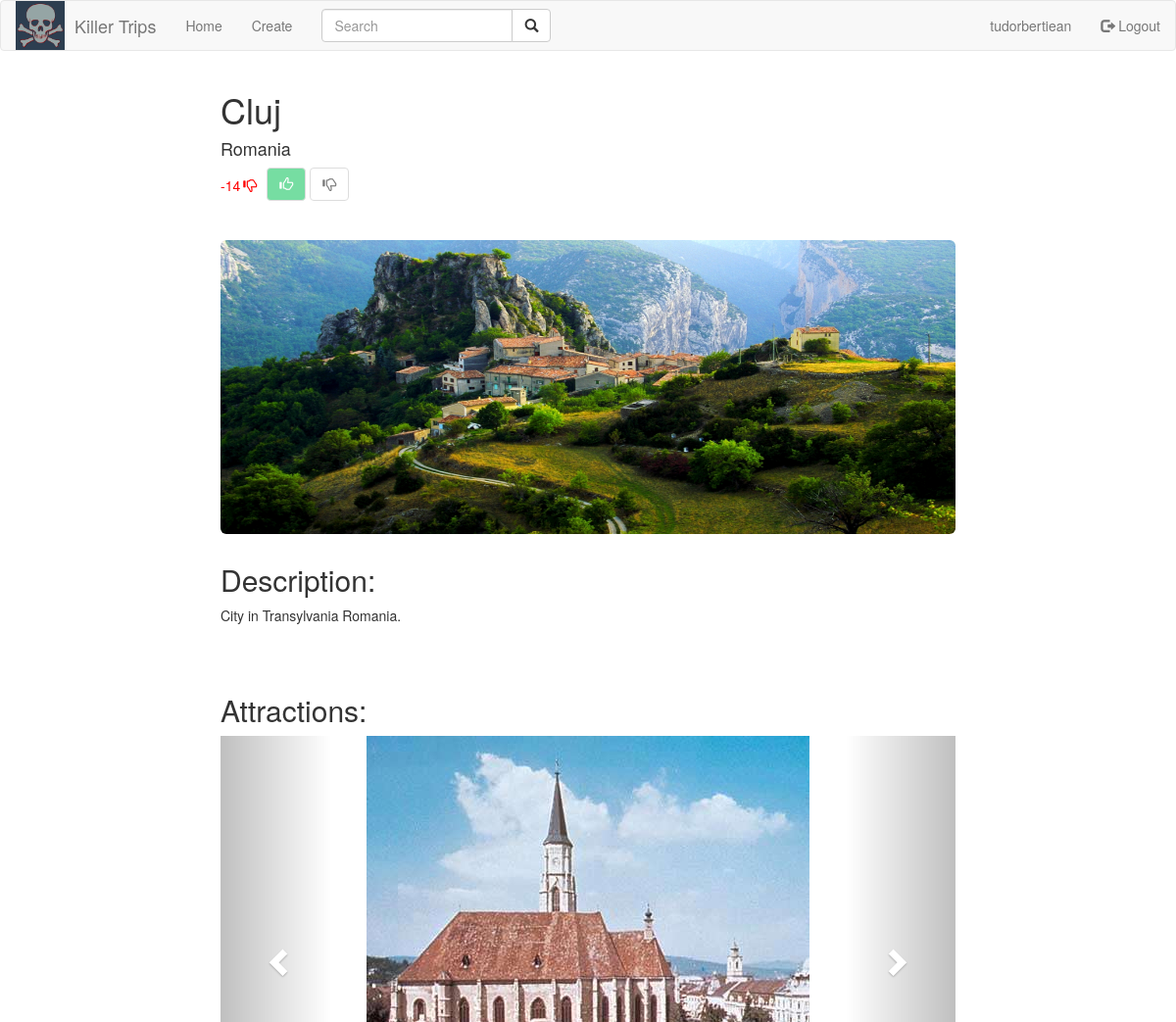
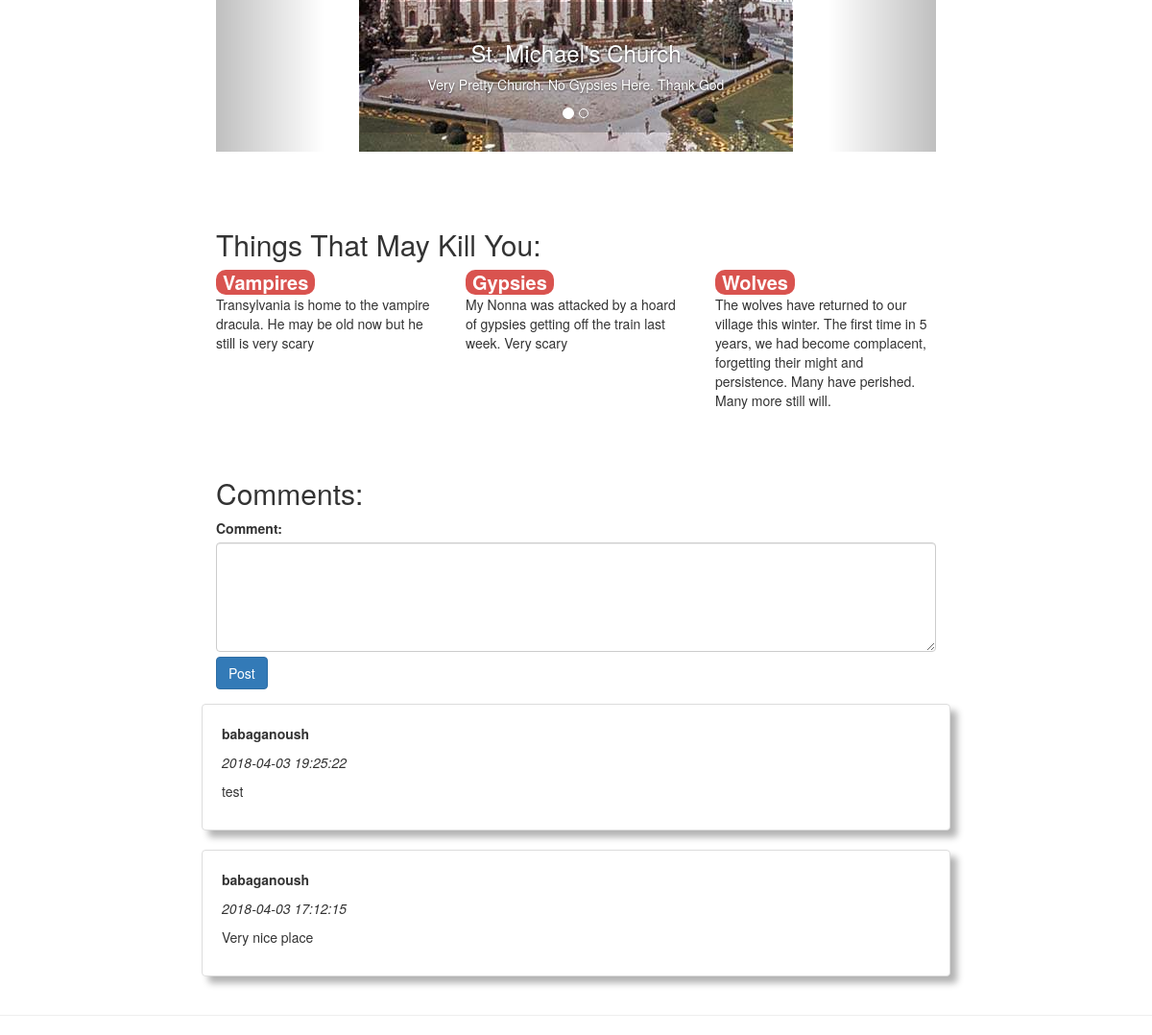
The page /src/views/city.php?cityid=46 (signed in) on the database as committed earlier (2 pictures, top to bottom).
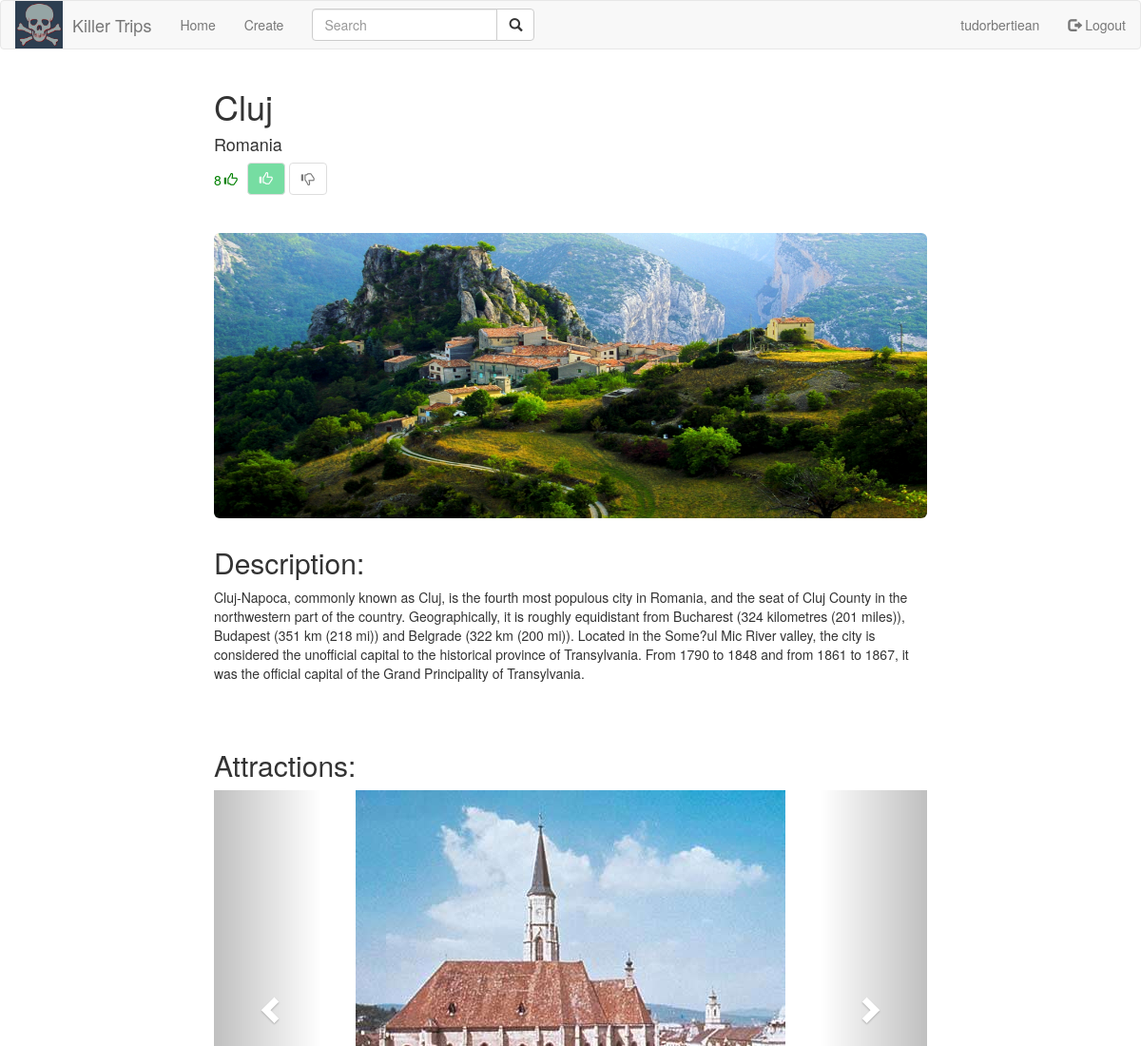
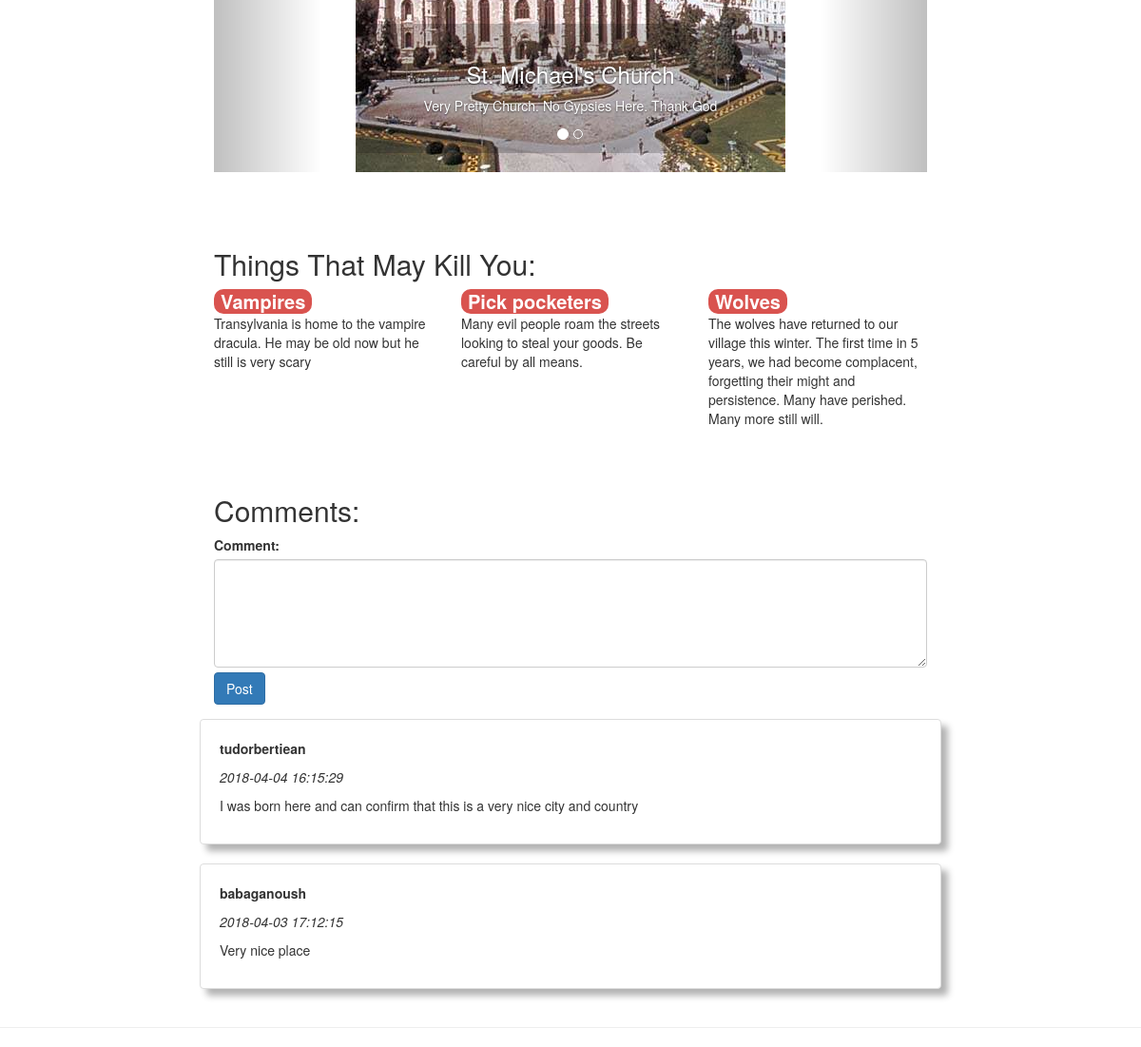
The same page on the database as committed later (2 pictures, top to bottom).
### tables this page shows
CREATE TABLE `cities` (
  `cityid` int(11) NOT NULL,
  `city` varchar(100) NOT NULL,
  `description` varchar(1000) NOT NULL,
  `country` varchar(100) NOT NULL,
  `image` varchar(200) NOT NULL,
  `date` timestamp NOT NULL DEFAULT CURRENT_TIMESTAMP
);

CREATE TABLE `attractions` (
  `attractionid` int(11) NOT NULL,
  `image` varchar(200) NOT NULL,
  `name` varchar(200) NOT NULL,
  `description` varchar(1000) NOT NULL,
  `cityid` int(11) NOT NULL,
  `date` timestamp NOT NULL DEFAULT CURRENT_TIMESTAMP
);

CREATE TABLE `killinfo` (
  `killid` int(11) NOT NULL,
  `cityid` int(11) NOT NULL,
  `date` timestamp NOT NULL DEFAULT CURRENT_TIMESTAMP,
  `killtext` text NOT NULL,
  `killname` varchar(100) NOT NULL
);

CREATE TABLE `comments` (
  `commentid` int(11) NOT NULL,
  `date` timestamp NOT NULL DEFAULT CURRENT_TIMESTAMP,
  `userid` int(11) NOT NULL,
  `comment` varchar(400) NOT NULL,
  `cityid` int(11) NOT NULL
);

CREATE TABLE `users` (
  `userid` int(11) NOT NULL,
  `username` varchar(32) NOT NULL,
  `password` varchar(64) NOT NULL,
  `permission` varchar(32) NOT NULL
);

### src/php/Cities.php (called while the page is built, shortened)
<?php
class Cities {
    public static function getCityById($id){
		try {
            $db = Database::getConnection();
            $queryString = "SELECT * FROM `cities` WHERE `cityid` = $id";
            $result = $db->query($queryString);
            if (($result->num_rows)>0){
                $city = $result->fetch_assoc();
            } else {
                header("Location: /killer-trips/src/views/404.php");
            }
            return $city;
        }
        catch(mysqli_sql_exception $e){
            echo "Connection failed: " . $e->getMessage();
        }
    }
}
?>

### src/php/Votes.php (called while the page is built, shortened)
<?php
class Votes {
	public static function getVotesForCity($cityid){
		try {
            $db = Database::getConnection();
            $queryString = "SELECT count(case when cityid = $cityid and score = 1 then 1 end) as upvote, count(case when cityid = $cityid and score = -1 then 1 end) as downvote FROM vote";
            $result = $db->query($queryString);
            $row = $result->fetch_assoc();
            $upvotes = $row["upvote"];
            $downvote = $row["downvote"];
            $difference = (int)$upvotes - (int)$downvote;
        }
        catch(mysqli_sql_exception $e){
            echo "Connection failed: " . $e->getMessage();
        }
        return $difference;
    }
    public static function hasUserVoted($cityid, $userid){
		try {
            $db = Database::getConnection();
            $hasvoted = 0;
            $queryString = "SELECT * FROM `vote` where cityid = $cityid and userid = $userid";
            $result = $db->query($queryString);
            $row = mysqli_fetch_assoc($result);
            if ($result->num_rows > 0){
                $hasvoted = $row["score"];
            }
        }
        catch(mysqli_sql_exception $e){
            echo "Connection failed: " . $e->getMessage();
        }
        return (int)$hasvoted;
    }
}
?>

### src/php/Attractions.php (called while the page is built, shortened)
<?php
class Attractions {
	public static function getAttractionsForCity($cityid){
		try {
            $db = Database::getConnection();
            $queryString = "SELECT * FROM `attractions` WHERE `cityid` = $cityid";
            $result = $db->query($queryString);
            $rows = array();
            while ($row = $result->fetch_assoc()) {
                array_push($rows, $row);
            }
        }
        catch(mysqli_sql_exception $e){
            echo "Connection failed: " . $e->getMessage();
        }
        return $rows;
    }
}
?>

### src/php/KillInfo.php (called while the page is built, shortened)
<?php
class KillInfo {
	public static function getKillInfoForCity($cityid){
		try {
            $db = Database::getConnection();
            $queryString = "SELECT * FROM `killinfo` WHERE `cityid` = $cityid";
            $result = $db->query($queryString);
            $rows = array();
            while ($row = $result->fetch_assoc()) {
                array_push($rows, $row);
            }
        }
        catch(mysqli_sql_exception $e){
            echo "Connection failed: " . $e->getMessage();
        }
        return $rows;
    }
}
?>

### src/php/Comments.php (called while the page is built, shortened)
<?php
class Comments {
	public static function getCommentsForCity($cityid){
		try {
            $db = Database::getConnection();
            $queryString = "SELECT * FROM `comments` WHERE `cityid` = $cityid ORDER BY `date` DESC";
            $result = $db->query($queryString);
            $rows = array();
            while ($row = $result->fetch_assoc()) {
                array_push($rows, $row);
            }
        }
        catch(mysqli_sql_exception $e){
            echo "Connection failed: " . $e->getMessage();
        }
        return $rows;
    }
}
?>

### src/php/User.php (called while the page is built, shortened)
<?php
class User {
	public static function getUserById($userid){
		try {
            $db = Database::getConnection();
            $queryString = "SELECT * FROM `users` WHERE `userid` = $userid";
            $result = $db->query($queryString);
            $user = $result->fetch_assoc();
        }
        catch(mysqli_sql_exception $e){
            echo "Connection failed: " . $e->getMessage();
        }
        return $user;
    }
}
?>

### src/views/city.php (the view, shortened to what the changed rows need)
<?php
    include("../php/Cities.php");
    include("../php/Attractions.php");
    include("../php/KillInfo.php");
    include("../php/Comments.php");
    include("../php/Votes.php");
    $city = Cities::getCityById($_GET["cityid"]);
    $hasvoted = Votes::hasUserVoted($_GET["cityid"], $_SESSION['userid']);
    $votescore = Votes::getVotesForCity($_GET["cityid"]);
    $attractions = Attractions::getAttractionsForCity($_GET["cityid"]);
    $killinfo = KillInfo::getKillInfoForCity($_GET["cityid"]);
    $comments = Comments::getCommentsForCity($_GET["cityid"]);
?>
<!DOCTYPE html>
    <head>
        <link rel="stylesheet" href="https://maxcdn.bootstrapcdn.com/bootstrap/3.3.7/css/bootstrap.min.css">
        <link rel="stylesheet" href="../css/cities.css">
    </head>
    <body>
      <div class="container">
        <div class="row row-offcanvas row-offcanvas-right">
          <div class="col-md-offset-2 col-md-8">
            <h1><?php echo $city["city"]?></h1>
            <h4><?php echo $city["country"]?></h4>
            <p class="votescore" style="color: <?PHP echo ($votescore >= 0)? 'green': 'red'; ?>"><?php echo $votescore?></p>
            <span class="voteicon" style="color: <?PHP echo ($votescore >= 0)? 'green': 'red'; ?>"><i class="glyphicon <?PHP echo ($votescore >= 0)? 'glyphicon-thumbs-up': 'glyphicon-thumbs-down'; ?>"></i></span>
            <?php
            if (isset($_SESSION['loggedin']) && $_SESSION['loggedin'] == true){
                ?>
              <div class="votebuttons">
                <button class="btn btn-default up-button <?PHP echo ($hasvoted == 1)? "disabled hasvoted":(($hasvoted==-1)?"disabled":""); ?>" type="submit">
                </button>
                <button class="btn btn-default down-button <?PHP echo ($hasvoted == 1)? "disabled":(($hasvoted==-1)?"disabled hasvoted":""); ?>" type="submit">
                </button>
              </div>
              <?php
            }
            ?>
            <br>
            <br>
            <div class="jumbotron" style="background-image: url(../images/<?php echo $city["image"]?>);"></div>
            <h2>Description:</h2>
            <p><?php echo $city["description"]?></p>
            <br>
            <br>
            <h2>Attractions:</h2>
            <div id="attractionCarousel" class="carousel slide" data-interval="false">
              <ol class="carousel-indicators">
                <?php
                    $arrlength = count($attractions);
                    for($x = 0; $x < $arrlength; $x++) {
                      ?>
                      <li data-target="#myCarousel" data-slide-to="<?php $x ?>" class="<?PHP echo ($x == 0)? 'active': ''; ?>"></li>
                      <?php
                    }
                ?>
              </ol>
              <div class="carousel-inner">
              <?php
                    $arrlength = count($attractions);
                    for($x = 0; $x < $arrlength; $x++) {
                      $attraction = $attractions[$x];
                      ?>
                      <div class="item <?PHP echo ($x == 0)? 'active': ''; ?>">
                        <img src="../images/attractions/<?php echo $attraction['image'] ?>">
                        <div class="carousel-caption">
                          <h3><?php echo $attraction["name"]?></h3>
                          <p><?php echo $attraction['description'] ?></p>
                        </div>
                      </div>
                    <?php
                    }
                ?>
              </div>
              <a class="left carousel-control" href="#attractionCarousel" data-slide="prev">
              </a>
              <a class="right carousel-control" href="#attractionCarousel" data-slide="next">
              </a>
            </div>
            <br>
            <br>
            <br>
            <h2>Things That May Kill You:</h2>
            <div class="row">
              <?php
                $arrlength = count($killinfo);
                for($x = 0; $x < $arrlength; $x++) {
                  $info = $killinfo[$x];
                  ?>
                  <div class="col-6 col-lg-4 city">
                    <strong><span class="badge progress-bar-danger"><?php echo $info['killname']?></span></strong>
                    <p class="kill-description"><?php echo $info['killtext']?></p>
                  </div>
                  <?php
                }
              ?>
            </div>
            <br>
            <br>
            <h2>Comments:</h2>
            <?php
            if (isset($_SESSION['loggedin']) && $_SESSION['loggedin'] == true){
              $userid = $_SESSION["userid"];
              $cityid = $city["cityid"];
              ?>
              <form role="form" method="post" action="../php/AddComment.php?cityid=<?php echo $cityid?>&userid=<?php echo $userid?>">
                <div class="form-group">
                </div>
              </form>
              <?php
            }
            ?>
            <?php
                $arrlength = count($comments);
                for($x = 0; $x < $arrlength; $x++) {
                    $comment = $comments[$x];
                    include_once("../php/User.php");
                    $user = User::getUserById($comment["userid"]);
                    ?>
                    <div class="row">
                        <div class="panel panel-white panel-shadow">
                            <p><b><?php echo $user["username"]?></b></p>
                            <p><i><?php echo $comment["date"]?></i></p>
                            <p><?php echo strip_tags($comment["comment"],"?")?></p>
                        </div>
                    </div>
                    <?php
                  }
            ?>
            </div>
          </div>
        </div>
    </body>
</html>

Rows that differ between the two databases and show on the page:
removed comments: userid.username "babaganoush", date "2018-04-03 19:25:22", comment "test"
changed cities "Cluj": description "City in Transylvania Romania." → "Cluj-Napoca, commonly known as Cluj, is the fourth most populous city in Romania, and the seat of Cluj County in the northwestern part of the country. Geographically, it is roughly equidistant from Bucharest (324 kilometres (201 miles)), Budapest (351 km (218 mi)) and Belgrade (322 km (200 mi)). Located in the Some?ul Mic River valley, the city is considered the unofficial capital to the historical province of Transylvania. From 1790 to 1848 and from 1861 to 1867, it was the official capital of the Grand Principality of Transylvania."
changed killinfo: killname "Gypsies" → "Pick pocketers"; killtext "My Nonna was attacked by a hoard of gypsies getting off the train last week. Very scary" → "Many evil people roam the streets looking to steal your goods. Be careful by all means."
added comments: userid.username "tudorbertiean", date "2018-04-04 16:15:29", comment "I was born here and can confirm that this is a very nice city and country"
Other text that changed with them:
$votescore: "-14" → "8"
